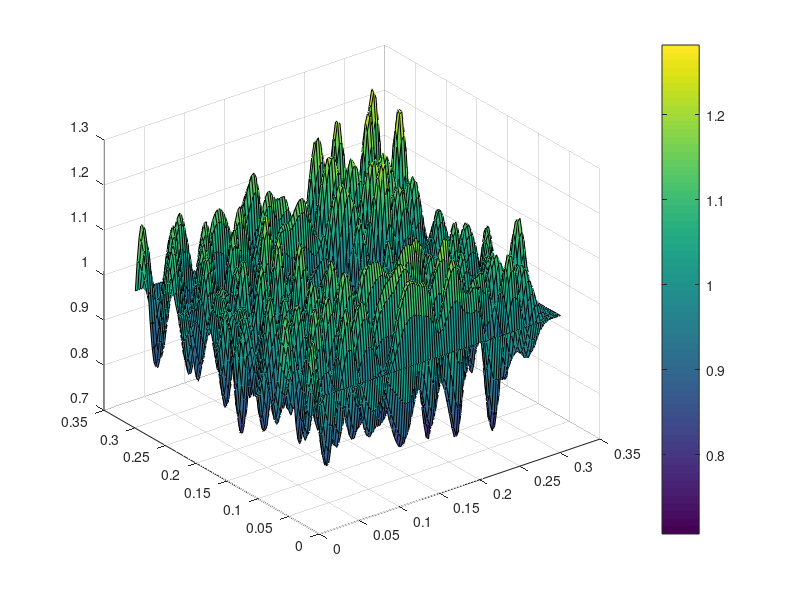

Source code (MATLAB):
%frequency and wavelenght grid
f0 = 10^10;
T0=1/f0;
GridDiv = 10;
GridX = 101;
GridY = GridX; 


%free space constants
e0 = 8.54*10^-12;
u0 = 4*pi*10^-7;
c0 = 3*10^8;
L0 = c0/f0;

Px=zeros(1,GridX);
Py=zeros(1,GridY);


for i= 1:GridX
    Px(1,i)=i;
    
end

for i= 1:GridY
    Py(1,i)=i;
    
end


x=Px.*(L0/GridDiv);
y=Py.*(L0/GridDiv);

%increments

dx=L0/GridDiv;
dy=L0/GridDiv;
dt=5*10^-12;  %anything lower than 7.071*10^-12 to be stable
tTimes=0:dt:12*T0;
      


%field initialiatons
Ez = zeros(length(x),length(y)); 
Hx = zeros(length(x),length(y)-1); 
Hy = zeros(length(x)-1,length(y));
EzMidMUR=(length(tTimes));
EzLeftMUR=(length(tTimes));

mu = zeros(length(x),length(y));
me = zeros(length(x),length(y));
sigma = zeros(length(x),length(y));

    %mur conditions
    Ez1_t1=Ez(1,1:end);
    Ez2_t1=Ez(2,1:end);
    





%source============================
source_location = [50, 50];
fs = 10^10;
w = 2*pi*fs;


runTimes=0; 

%cylider==============================
radius=L0;
c_x=50*dx+3*L0;
c_y=50*dy;
c_er=3.2;
c_mu=1;
c_sigma=1.2; 


for i=1:GridX
    for j=1:GridY
        if sqrt((i*dx-c_x)^2 + (j*dy-c_y)^2) <= radius
            mu(i,j)=c_mu*u0;
            me(i,j)=c_er*e0;
            sigma(i,j)=c_sigma;
        else
            mu(i,j)=u0;
            me(i,j)=e0;
            sigma(i,j)=0;
        end
    end
end

 

for t = tTimes
 
   
  Ez1_t2=Ez1_t1;  %n-1
  Ez1_t1 = Ez(1,1:end); %n
  Ez2_t2=Ez2_t1; %n-1
  Ez2_t1 = Ez(2,1:end);  %n

   
 % Update electric field=============================================
    Ez(2:end-1,2:end-1)= ((me(2:end-1, 2:end-1) -sigma(2:end-1, 2:end-1).*(dt/2))./(me(2:end-1, 2:end-1) +sigma(2:end-1, 2:end-1).*(dt/2))).*Ez(2:end-1,2:end-1) +...
        (dt./(me(2:end-1 ,2:end-1)+sigma(2:end-1, 2:end-1).*(dt/2))).*((Hy(2:end,2:end-1) - Hy(1:end-1,2:end-1))./dx - (Hx(2:end-1,2:end) - Hx(2:end-1,1:end-1))./dy);
    
    Ez(1,1)=Ez2_t1(1,1)-((dx- c0*dt)/(dx+c0*dt))*(Ez(2,1)-Ez1_t1(1,1));
    Ez(1,end)=Ez2_t1(1,end)-((dx- c0*dt)/(dx+c0*dt))*(Ez(2,end)-Ez1_t1(1,end));



    Ez(1,2:end-1)=-Ez2_t2(1,2:end-1) - ((dx- c0*dt)/(dx+c0*dt))*(Ez(2,2:end-1)+Ez1_t2(1,2:end-1)) ...
       +((2*dx)/(dx+c0*dt))*(Ez1_t1(1,2:end-1)+Ez2_t1(1,2:end-1)) ...
       +((c0^2 * dt^2 * dx)/(2*dx^2*(dx+c0*dt)))...
       *(Ez1_t1(1,3:end)-2*Ez1_t1(1,2:end-1)+Ez1_t1(1,1:end-2)...
       +Ez2_t1(1,3:end)-2*Ez2_t1(1,2:end-1)+Ez2_t1(1,1:end-2));
        
    if (t>=0) && (t<=10*T0)
    Ez(source_location(1),source_location(2))=sin(w*t);
    end
    
  EzMidMUR(runTimes+1)=Ez(50,10);
  EzLeftMUR(runTimes+1)=Ez(10,10);

  % Update magnetic fields==============================================
    Hx(2:end-1,:) = Hx(2:end-1,:) - (dt/(u0*dy)).*(Ez(2:end-1,2:end) - Ez(2:end-1,1:end-1));
    Hy(:,2:end-1) = Hy(:,2:end-1) + (dt/(u0*dx)).*(Ez(2:end,2:end-1) - Ez(1:end-1,2:end-1));

    


   

    
    


%     Hx
%     Hy
%     Ez


    
%     figure(1)
%     surf(x,y,Ez);
%     title('Ez');
%     zlim([-1,1]);
%     xlabel('x/λ');
%     ylabel('y/λ');
%     zlabel('z');
    
    
    
    % Visualize fields at every time step
    surf(x,y,Ez'+1)
    hold on
    imagesc(x,y,Ez'+1) 
    hold off
    
    xlabel('x (m)');
    ylabel('y (m)');
    
    title(sprintf('Time: %0.1e s , Ez',t));

    pause(0.0001)
    runTimes=runTimes+1
end


    surf(x,y,Ez'+1)
    hold on
    imagesc(x,y,Ez'+1)
    colorbar;
















